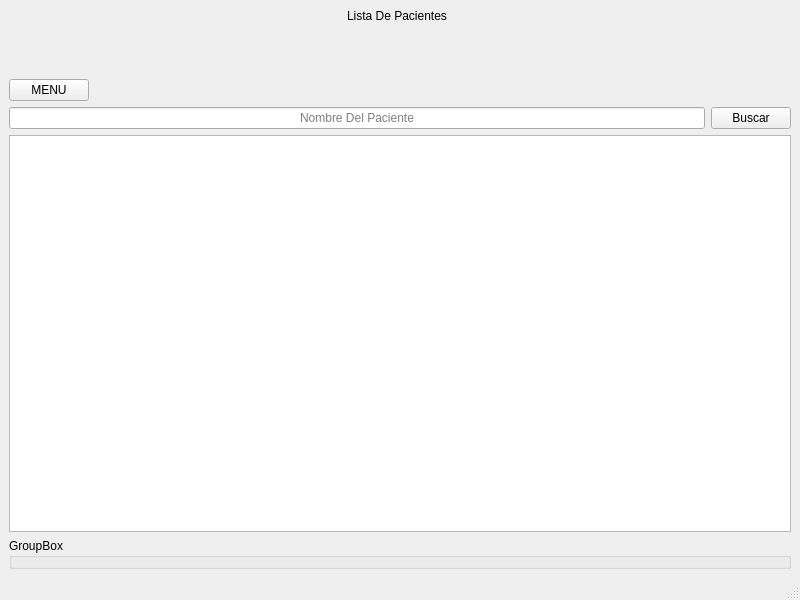
<?xml version="1.0" encoding="UTF-8"?>
<ui version="4.0">
 <class>Lista_Clientes</class>
 <widget class="QMainWindow" name="Lista_Clientes">
  <property name="geometry">
   <rect>
    <x>0</x>
    <y>0</y>
    <width>800</width>
    <height>600</height>
   </rect>
  </property>
  <property name="windowTitle">
   <string>MainWindow</string>
  </property>
  <widget class="QWidget" name="centralwidget">
   <layout class="QGridLayout" name="gridLayout_2">
    <item row="4" column="0" colspan="2">
     <layout class="QGridLayout" name="gridLayout">
      <item row="0" column="0">
       <widget class="QTableWidget" name="Datos_Clientes">
        <property name="editTriggers">
         <set>QAbstractItemView::EditTrigger::NoEditTriggers</set>
        </property>
        <property name="selectionMode">
         <enum>QAbstractItemView::SelectionMode::SingleSelection</enum>
        </property>
        <property name="selectionBehavior">
         <enum>QAbstractItemView::SelectionBehavior::SelectRows</enum>
        </property>
       </widget>
      </item>
      <item row="1" column="0">
       <widget class="QGroupBox" name="Historial">
        <property name="title">
         <string>GroupBox</string>
        </property>
       </widget>
      </item>
     </layout>
    </item>
    <item row="3" column="0" colspan="2">
     <layout class="QHBoxLayout" name="horizontalLayout_4">
      <item>
       <layout class="QHBoxLayout" name="horizontalLayout_2">
        <item>
         <layout class="QHBoxLayout" name="horizontalLayout">
          <item>
           <widget class="QLineEdit" name="lineEdit">
            <property name="alignment">
             <set>Qt::AlignmentFlag::AlignCenter</set>
            </property>
            <property name="placeholderText">
             <string>Nombre Del Paciente</string>
            </property>
           </widget>
          </item>
         </layout>
        </item>
        <item>
         <widget class="QPushButton" name="pushButton">
          <property name="text">
           <string>Buscar</string>
          </property>
         </widget>
        </item>
       </layout>
      </item>
     </layout>
    </item>
    <item row="0" column="1">
     <layout class="QVBoxLayout" name="verticalLayout"/>
    </item>
    <item row="0" column="0">
     <widget class="QLabel" name="Titulo">
      <property name="text">
       <string>Lista De Pacientes</string>
      </property>
      <property name="alignment">
       <set>Qt::AlignmentFlag::AlignCenter</set>
      </property>
     </widget>
    </item>
    <item row="2" column="0">
     <layout class="QHBoxLayout" name="horizontalLayout_3">
      <item>
       <widget class="QPushButton" name="pushButton_2">
        <property name="text">
         <string>MENU</string>
        </property>
       </widget>
      </item>
      <item>
       <spacer name="horizontalSpacer">
        <property name="orientation">
         <enum>Qt::Orientation::Horizontal</enum>
        </property>
        <property name="sizeHint" stdset="0">
         <size>
          <width>40</width>
          <height>20</height>
         </size>
        </property>
       </spacer>
      </item>
     </layout>
    </item>
    <item row="1" column="0">
     <spacer name="verticalSpacer">
      <property name="orientation">
       <enum>Qt::Orientation::Vertical</enum>
      </property>
      <property name="sizeType">
       <enum>QSizePolicy::Policy::Maximum</enum>
      </property>
      <property name="sizeHint" stdset="0">
       <size>
        <width>20</width>
        <height>50</height>
       </size>
      </property>
     </spacer>
    </item>
   </layout>
  </widget>
  <widget class="QMenuBar" name="menubar">
   <property name="geometry">
    <rect>
     <x>0</x>
     <y>0</y>
     <width>800</width>
     <height>22</height>
    </rect>
   </property>
  </widget>
  <widget class="QStatusBar" name="statusbar"/>
 </widget>
 <resources/>
 <connections/>
</ui>
